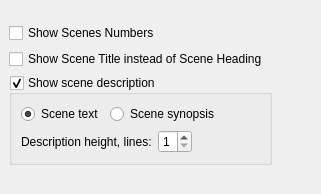
         <widget class="QWidget" name="navigatorPage">
          <layout class="QGridLayout" name="gridLayout_11">
           <property name="leftMargin">
            <number>0</number>
           </property>
           <property name="topMargin">
            <number>0</number>
           </property>
           <property name="rightMargin">
            <number>0</number>
           </property>
           <property name="bottomMargin">
            <number>0</number>
           </property>
           <property name="spacing">
            <number>0</number>
           </property>
           <item row="0" column="0">
            <widget class="QLabel" name="topRightEmptyLabel_3">
             <property name="text">
              <string/>
             </property>
            </widget>
           </item>
           <item row="1" column="0">
            <widget class="QWidget" name="navigatorPageWidget" native="true">
             <layout class="QGridLayout" name="gridLayout_5">
              <item row="0" column="0">
               <widget class="QCheckBox" name="showScenesNumbersInNavigator">
                <property name="text">
                 <string>Show Scenes Numbers</string>
                </property>
               </widget>
              </item>
              <item row="2" column="0">
               <widget class="QGroupBox" name="showSceneDescription">
                <property name="sizePolicy">
                 <sizepolicy hsizetype="Fixed" vsizetype="Preferred">
                  <horstretch>0</horstretch>
                  <verstretch>0</verstretch>
                 </sizepolicy>
                </property>
                <property name="title">
                 <string>Show scene description</string>
                </property>
                <property name="checkable">
                 <bool>true</bool>
                </property>
                <layout class="QGridLayout" name="gridLayout_6">
                 <item row="0" column="0">
                  <layout class="QHBoxLayout" name="horizontalLayout_9">
                   <item>
                    <widget class="QRadioButton" name="sceneDescriptionIsSceneText">
                     <property name="text">
                      <string>Scene text</string>
                     </property>
                     <property name="checked">
                      <bool>true</bool>
                     </property>
                    </widget>
                   </item>
                   <item>
                    <widget class="QRadioButton" name="sceneDescriptionIsSceneSynopsis">
                     <property name="text">
                      <string>Scene synopsis</string>
                     </property>
                    </widget>
                   </item>
                   <item>
                    <spacer name="horizontalSpacer_19">
                     <property name="orientation">
                      <enum>Qt::Horizontal</enum>
                     </property>
                     <property name="sizeHint" stdset="0">
                      <size>
                       <width>40</width>
                       <height>20</height>
                      </size>
                     </property>
                    </spacer>
                   </item>
                  </layout>
                 </item>
                 <item row="1" column="0">
                  <layout class="QHBoxLayout" name="horizontalLayout_10">
                   <item>
                    <widget class="QLabel" name="label_30">
                     <property name="text">
                      <string>Description height, lines:</string>
                     </property>
                    </widget>
                   </item>
                   <item>
                    <widget class="QSpinBox" name="sceneDescriptionHeight">
                     <property name="minimum">
                      <number>1</number>
                     </property>
                     <property name="maximum">
                      <number>5</number>
                     </property>
                    </widget>
                   </item>
                   <item>
                    <spacer name="horizontalSpacer_21">
                     <property name="orientation">
                      <enum>Qt::Horizontal</enum>
                     </property>
                     <property name="sizeHint" stdset="0">
                      <size>
                       <width>40</width>
                       <height>20</height>
                      </size>
                     </property>
                    </spacer>
                   </item>
                  </layout>
                 </item>
                </layout>
               </widget>
              </item>
              <item row="3" column="0">
               <spacer name="verticalSpacer_3">
                <property name="orientation">
                 <enum>Qt::Vertical</enum>
                </property>
                <property name="sizeHint" stdset="0">
                 <size>
                  <width>20</width>
                  <height>20</height>
                 </size>
                </property>
               </spacer>
              </item>
              <item row="0" column="1">
               <spacer name="horizontalSpacer_20">
                <property name="orientation">
                 <enum>Qt::Horizontal</enum>
                </property>
                <property name="sizeHint" stdset="0">
                 <size>
                  <width>40</width>
                  <height>20</height>
                 </size>
                </property>
               </spacer>
              </item>
              <item row="1" column="0">
               <widget class="QCheckBox" name="showSceneTitle">
                <property name="text">
                 <string>Show Scene Title instead of Scene Heading</string>
                </property>
               </widget>
              </item>
             </layout>
            </widget>
           </item>
          </layout>
         </widget>
